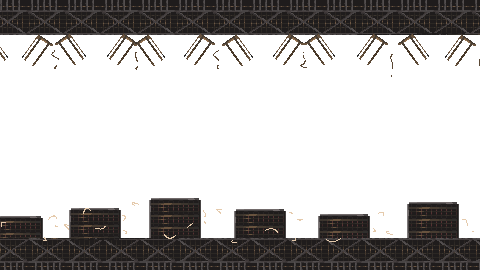
#> input picture oscar-rush/art/intro/03.png, 480 x 270 px
$ python make_credits_clips.py
#> lines starting #> are read from the running program, lines starting #| are printed output that depends on the picture
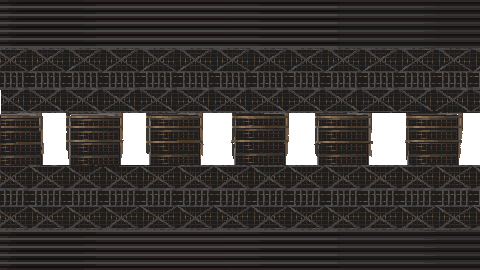
#> input picture oscar-rush/art/intro/13.png, 480 x 270 px
"""制作人员页每页播的小动画：拼成精灵图 art/credits/<名字>.png（scripts/ui/credits_clip.gd 播）。
每帧 192×108，10 列一行，从左到右、从上到下。帧数、帧率要和 credits_clip.gd 的 CLIPS 对上。

两种来源：
- 从游戏里录的帧（<帧目录>/<名字>_00.png …）：mumu_*、oscar_run、oscar_elite、music_furnace、finale。
  录像场景不在工程里（立绘添加会话的 scratchpad），重录以后把帧目录传进来。
- 这里直接拼的：oscar_intro（开场动画 art/intro 中间裁一块）、wutong_portraits（三张立绘一张张淡入）。

跑：python3 tools/make_credits_clips.py [帧目录]   （不给帧目录就只重做 oscar_intro 和 wutong_portraits）
"""
import sys
from pathlib import Path

from PIL import Image

ROOT = Path(__file__).resolve().parents[1]
ART = ROOT / "art"
OUT = ART / "credits"
W, H = 192, 108
COLS = 10

# 录的段：名字 → 帧数（和 credits_clip.gd 一致）
RECORDED = {
    "mumu_lamp": 36,
    "mumu_hammer": 36,
    "mumu_pressure": 36,
    "oscar_run": 36,
    "oscar_elite": 36,
    "music_furnace": 36,
    "finale": 40,
}

# 开场动画里裁的那块：机器从头到尾都在这块里
INTRO_BOX = (144, 140, 144 + W, 140 + H)

# 立绘页：背景色、每张立绘的帧安排
BG = (18, 16, 24)
BAYER = [[0, 8, 2, 10], [12, 4, 14, 6], [3, 11, 1, 9], [15, 7, 13, 5]]
PORTRAITS = [
    # (立绘, 停住时中间换的那张, 换几帧)
    ("red_portrait", "red_portrait_blink", 2),
    ("robot_portrait", "robot_portrait_talk", 3),
    ("dino_portrait", "dino_portrait_blink", 2),
]
FADE_IN = [4, 8, 12, 16]   # 淡入 4 帧：抖动阈值（16 = 全显）
FADE_OUT = [12, 6, 0]      # 淡出 3 帧
PER_PORTRAIT = [14, 13, 13]  # 加起来 40 帧


def sheet(frames: list) -> Image.Image:
    rows = (len(frames) + COLS - 1) // COLS
#> rows = 1
    out = Image.new("RGBA", (COLS * W, rows * H), (0, 0, 0, 0))
#> out: PIL image 1920x108 RGBA; every value is 0
    for i, f in enumerate(frames):
        out.paste(f.convert("RGBA"), ((i % COLS) * W, (i // COLS) * H))
#> this loop made 2 passes
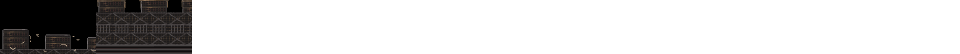
#> out: PIL image 1920x108 RGBA (shown at 1/2 size); mean R, G, B, A 6, 5.3, 5.1, 51; transparent parts drawn white
    return out


def save(name: str, frames: list) -> None:
    OUT.mkdir(exist_ok=True)
    img = sheet(frames)
    assert img.width <= 2048 and img.height <= 2048, (name, img.size)
    # 减到 256 色（八叉树、不抖动）：录的画面带光照有上万种颜色，减完几乎没有像素变化超过 24 级，
    # 进包的贴图从 3.6MB 降到约 0.86MB（10-18）。空着的格子会变成黑色，播放时用不到
    img = img.convert("RGB").quantize(colors=256, method=Image.Quantize.FASTOCTREE, dither=Image.Dither.NONE)
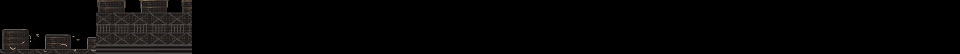
#> img: PIL image 1920x108 P (shown at 1/2 size); mean R, G, B 5.9, 5.3, 5.1
    img.save(OUT / f"{name}.png", optimize=True)
    print(name, len(frames), "frames", img.size)
#| oscar_intro 2 frames (1920, 108)


def recorded(frames_dir: Path) -> None:
    for name, n in RECORDED.items():
        files = [frames_dir / f"{name}_{i:02d}.png" for i in range(n)]
        missing = [f.name for f in files if not f.exists()]
        if missing:
            print("skip", name, "missing", missing[:3])
            continue
        frames = [Image.open(f).convert("RGB") for f in files]
        assert all(f.size == (W, H) for f in frames), name
        save(name, frames)


def oscar_intro() -> None:
    files = sorted((ART / "intro").glob("[0-9][0-9].png"))
    save("oscar_intro", [Image.open(f).convert("RGB").crop(INTRO_BOX) for f in files])


def dithered(base: Image.Image, top: Image.Image, at: tuple, level: int) -> Image.Image:
    """top 按 4×4 抖动只显出一部分（level/16），硬边、不出半透明"""
    out = base.copy()
    src = top.load()
    dst = out.load()
    for y in range(top.height):
        for x in range(top.width):
            r, g, b, a = src[x, y]
            if a < 128:
                continue
            gx, gy = at[0] + x, at[1] + y
            if not (0 <= gx < W and 0 <= gy < H):
                continue
            if BAYER[gy % 4][gx % 4] < level:
                dst[gx, gy] = (r, g, b)
    return out


def background() -> Image.Image:
    bg = Image.new("RGB", (W, H), BG)
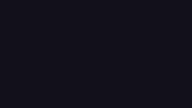
#> bg: PIL image 192x108 RGB; mean R, G, B 18, 16, 24
    px = bg.load()
    # 底下一道暗一点的地面线，跟对话框底色一样不抢眼
    for x in range(W):
        for y in range(H - 6, H):
            px[x, y] = (12, 10, 16)
    return bg


def wutong_portraits() -> None:
    chars = ART / "chars"
    bg = background()
    frames = []
    for (main, alt, alt_n), total in zip(PORTRAITS, PER_PORTRAIT):
#> (the run stopped early here; a loop or call above may not have finished)
